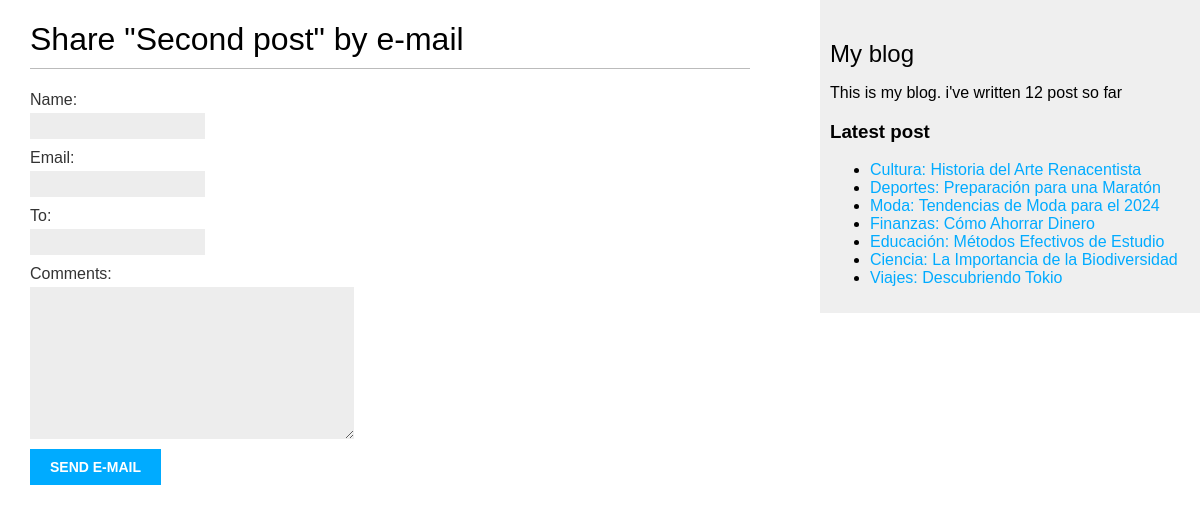
/blog/2/share/, run on the app's committed database.
### blog/models.py (models this page shows, shortened)
class Post(models.Model):
    class Status(models.TextChoices):
        DRAF = 'DF','Draft'
        PUBLISHED = 'PB', 'Published'
    title = models.CharField(max_length=250)
    slug = models.SlugField(max_length=250, unique_for_date='publish')
    author = models.ForeignKey(User,
                               on_delete=models.CASCADE,
                               related_name='blog_posts')
    body = models.TextField()
    publish = models.DateTimeField(default=timezone.now)
    created = models.DateTimeField(auto_now_add=True)
    updated = models.DateTimeField(auto_now=True)
    status = models.CharField(max_length=2,
                              choices=Status.choices,
                              default=Status.DRAF)
    tag = TaggableManager()
    objects = models.Manager() # The default manager.
    published = PublishedManager() # Our custom manager.
    class Meta:
        ordering = ['-publish']
        indexes = [
            models.Index(fields=['-publish']),
        ]
    def get_absolute_url(self):
        return reverse('blog:post_detail', args=[self.publish.year,
                                                 self.publish.month,
                                                 self.publish.day,
                                                 self.slug])

### blog/views.py (the view)
# urls.py: path('<int:post_id>/share/', views.post_share, name='post_share'),
def post_share(request, post_id):
    post = get_object_or_404(Post, id=post_id, status=Post.Status.PUBLISHED)
    sent = False
    if request.method == 'POST':
        form = EmailPostForm(request.POST)
        if form.is_valid():
            cd = form.cleaned_data
            post_url = request.build_absolute_uri(post.get_absolute_url())
            subject = '{} ({}) recommends you reading "{}"'.format(cd['name'], cd['email'], post.title)
            message = 'Read "{}" at {}\n\n{}\'s comments: {}'.format(post.title, post_url, cd['name'], cd['comments'])
            send_mail(subject, message, 'ingenierocivil.jmm@outlook.com',[cd['to'],'jesusmanuelv1989@gmail.com'])
            sent = True
    else:
        form = EmailPostForm()
    return render(request, 'blog/post/share.html', {'post': post,'form': form,'sent': sent})

### blog/forms.py
class EmailPostForm(forms.Form):
    name = forms.CharField(max_length=25)
    email = forms.EmailField()
    to = forms.EmailField()
    comments = forms.CharField(required=False, widget=forms.Textarea)

### blog/models.py (called while the page is built)
    def get_queryset(self):
        return super().get_queryset()\
            .filter(status=Post.Status.PUBLISHED)

### blog/templatetags/blog_tags.py (called while the page is built)
@register.simple_tag
def total_post():
    return Post.published.count()

@register.inclusion_tag('blog/post/latest_post.html')
def show_latest_post(count=5):
    latest_post = Post.published.order_by('-publish')[:count]
    return {'latest_post': latest_post}

### blog/templates/blog/post/share.html (shortened to what this page needs)
{% extends "blog/base.html" %}
{% block content %}
{% if sent %}
<h1>E-mail successfully sent</h1>
<p>
    "{{ post.title }}" was successfully sent to {{ cd.to }}.
</p>
{% else %}
<h1>Share "{{ post.title }}" by e-mail</h1>
<form action="." method="post">
    {{ form.as_p }}
    <input type="submit" value="Send e-mail">
</form>
{% endif %}
{% endblock %}

### blog/templates/blog/post/latest_post.html
<ul>
    {% for post in latest_post %}
    <li>
        <a href="{{ post.get_absolute_url }}">{{post.title}}</a>
    </li>
    {% endfor %}
</ul>

### blog/static/css/blog.css (style rules this page uses)
body { margin:0; padding:0; font-family:helvetica, sans-serif; }
a { color:#00abff; text-decoration:none; }
h1 { font-weight:normal; border-bottom:1px solid #bbb; padding:0 0 10px 0; }
label { float:left; clear:both; color:#333; margin-bottom:4px; }
input, textarea { clear:both; float:left; margin:0 0 10px; background:#ededed; border:0; padding:6px 10px; font-size:12px; }
input[type=submit] { font-weight:bold; background:#00abff; color:#fff; padding:10px 20px; font-size:14px; text-transform:uppercase; }

### data on the page
Post: title "Second post"
Post: title "Cultura: Historia del Arte Renacentista"
Post: title "Deportes: Preparación para una Maratón"
Post: title "Moda: Tendencias de Moda para el 2024"
Post: title "Finanzas: Cómo Ahorrar Dinero"
Post: title "Educación: Métodos Efectivos de Estudio"
Post: title "Ciencia: La Importancia de la Biodiversidad"
Post: title "Viajes: Descubriendo Tokio"
